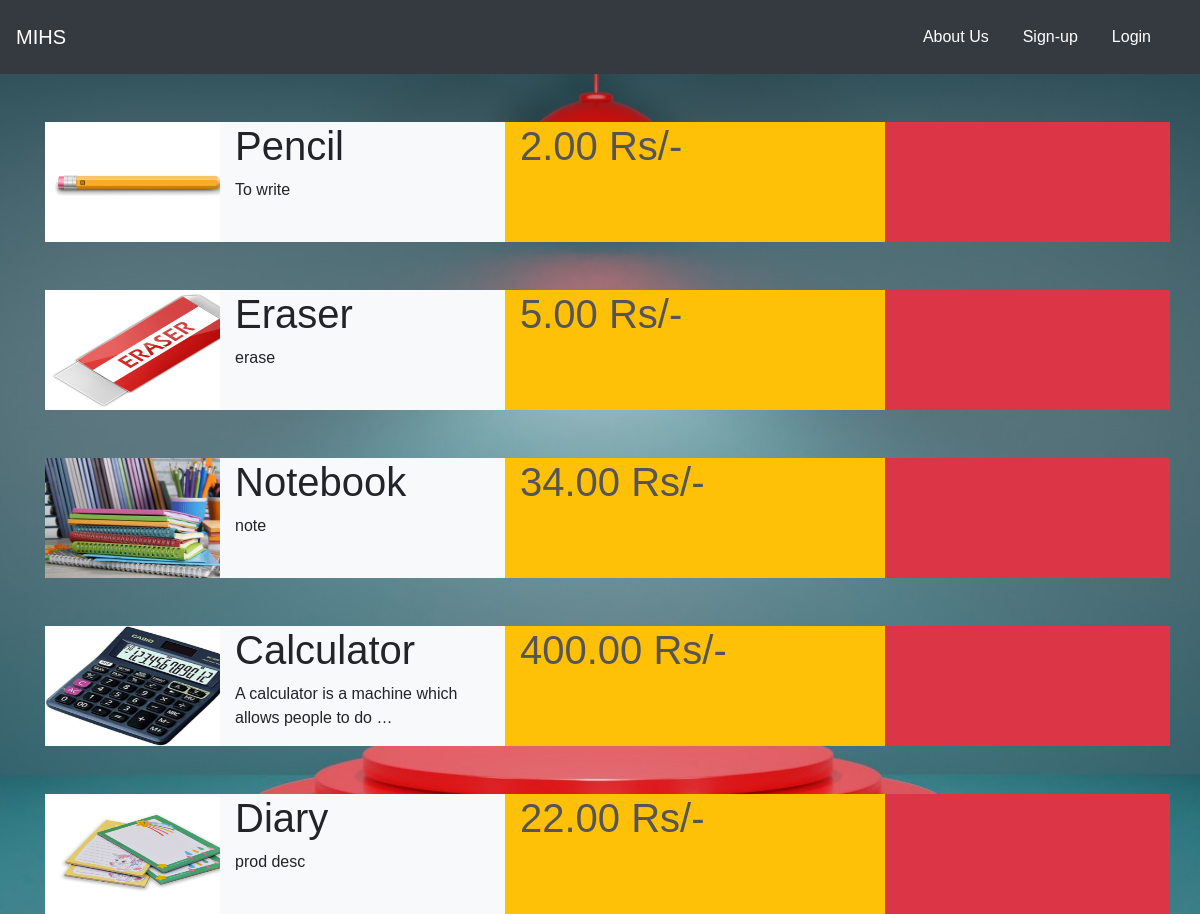
The app's page /users/product/ with its own data.
### users/models.py (models this page shows, shortened)
class Product(models.Model):
    added_by = models.ForeignKey(User, on_delete = models.CASCADE, default=User.base_role)
    prod_id = models.SmallIntegerField(default=0, null=False, unique=True)
    prod_name = models.CharField(max_length=30)
    prod_desc = models.CharField(max_length = 500, default='prod desc')
    prod_price = models.DecimalField(max_digits=10, decimal_places=2)
    prod_img = models.ImageField(default='prod-default.jpg',upload_to='product_pictures')

### users/views.py (the view)
# urls.py: path('product/', userviews.Products, name='product'),
def Products(request):
    products = Product.objects.all()
    order = Order.objects.all()
    context={
        'products':products,
        'order':order
        }
    return render(request, 'users/product.html',context)

### users/templates/users/product.html (shortened to what this page needs)
{% extends "schoolapp/base.html" %}
{% block body %}
    {% for p in products %}
    <div class="container mt-5 ">
        <div class="row">
            <div class="col-2">
                <img src="{{ p.prod_img.url }}" height ='120px' width ='200px'>
            </div>
            <div class="col-3 bg-light ">
                <h1>{{ p.prod_name }}</h1>
                <p>{{ p.prod_desc | truncatewords:10 }}</p>
            </div>
            <div class="col-4 bg-warning ">
                <form method='POST'>
                    <label> <h1>{{ p.prod_price }} Rs/-</h1> </label><br>
            </div>
            <div class="col-3 pt-4 bg-danger ">
            </div>
        </div>
    </div>
{% endfor %}
{% endblock %}

### schoolapp/static/style.css (style rules this page uses)
label { display: block; margin-bottom: 5px; }

### records on screen
Product: prod_img (picture), prod_name "Pencil", prod_desc "To write", prod_price "2.00"
Product: prod_img (picture), prod_name "Eraser", prod_desc "erase", prod_price "5.00"
Product: prod_img (picture), prod_name "Notebook", prod_desc "note", prod_price "34.00"
Product: prod_img (picture), prod_name "Calculator", prod_desc "A calculator is a machine which allows people to do …", prod_price "400.00"
Product: prod_img (picture), prod_name "Diary", prod_desc "prod desc", prod_price "22.00"
